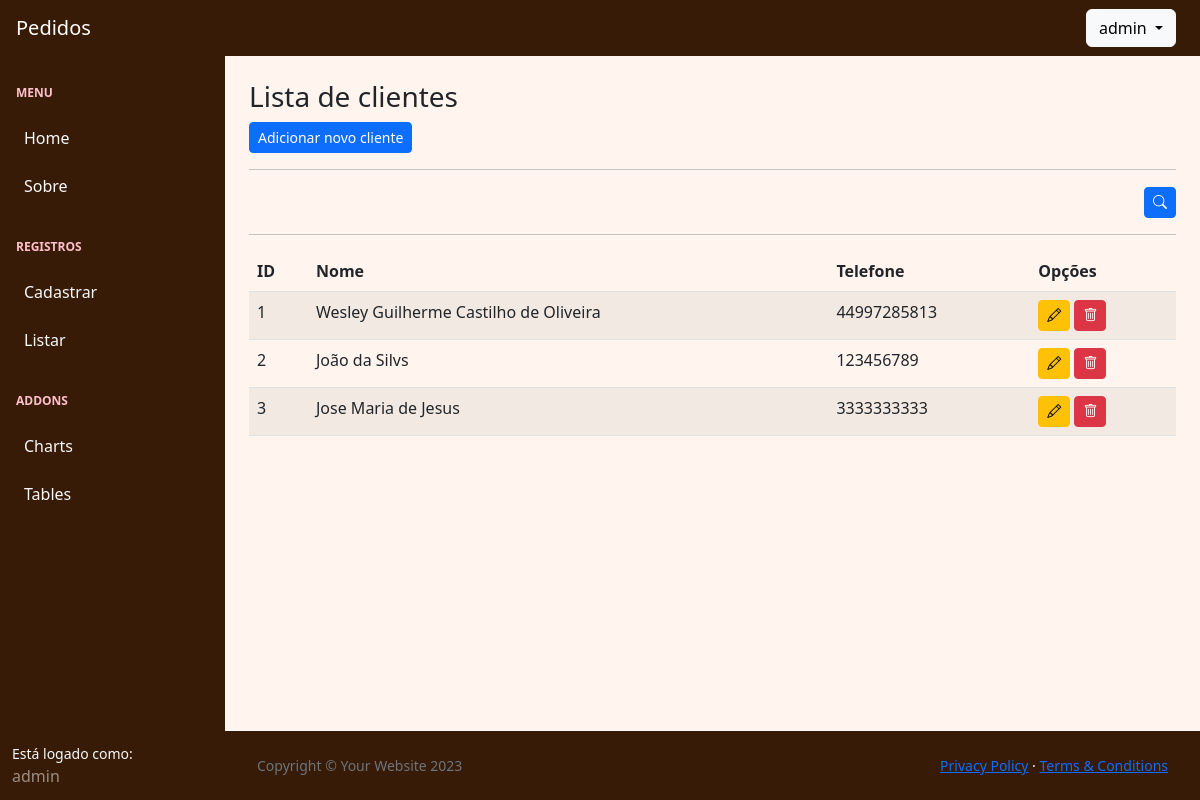
Page /listar/clientes/ (signed in) on the committed database.
### cadastros/models.py (models this page shows, shortened)
class Cliente(models.Model):
    nome = models.CharField(max_length=100, verbose_name='Nome')
    telefone = models.CharField(max_length=20, verbose_name='Telefone')
    endereco = models.CharField(max_length=200, null=True, verbose_name='Endereço', blank=True)
    data_cadastro = models.DateTimeField(auto_now_add=True, verbose_name='Data de Cadastro')

### cadastros/views.py (the view)
# urls.py: path('listar/clientes/', ClienteList.as_view(), name='listar-cliente'),
class ClienteList(LoginRequiredMixin, FilterView):
    login_url = reverse_lazy('login')
    model = Cliente
    template_name = 'cadastros/listas/cliente.html'
    context_object_name = 'clientes'
    filterset_class = ClienteFilter

### cadastros/templates/cadastros/listas/cliente.html (shortened to what this page needs)
{% extends "paginas/modelo.html" %}
{% load static %}
{% block conteudo %}
<h3>Lista de clientes</h3>
<a href="{% url 'cadastrar-cliente' %}" class="btn btn-primary btn-sm">Adicionar novo cliente</a>
<hr>
{% include 'cadastros/listas/filter_form.html' %}
<hr>
<div class="table-responsive">
    <table class="table table-striped" id="tabela-listar">
        <thead>
            <tr>
                <th>ID</th>
                <th>Nome</th>
                <th>Telefone</th>
                <th>Opções</th>
            </tr>
        </thead>
        <tbody>
            {% for object in object_list %}
            <tr>
                <td>{{ object.id }}</td>
                <td>{{ object.nome }}</td>
                <td>{{ object.telefone }}</td>
                <td>
                    <a href="{% url 'atualizar-cliente' object.id %}" class="btn btn-warning btn-sm"><i
                            class="bi bi-pencil"></i></a>
                    <a href="{% url 'excluir-cliente' object.id %}" class="btn btn-danger btn-sm"><i
                            class="bi bi-trash"></i>
                </td>
            </tr>
            {% empty %}
            <tr>
                <td colspan="3">Nenhum registro encontrado</td>
            </tr>
            {% endfor %}
        </tbody>
    </table>
</div>
{% endblock %}

### paginas/templates/paginas/modelo.html (shortened to what this page needs)
{% load static %}
<!DOCTYPE html>
<html lang="pt-br">
    <head>
        <link href="https://cdn.jsdelivr.net/npm/simple-datatables@7.1.2/dist/style.min.css" rel="stylesheet" />
        <link href="{% static 'css/styles.css' %}" rel="stylesheet" />
        <link href="https://cdn.datatables.net/v/bs4/dt-2.1.8/datatables.min.css" rel="stylesheet">
        <link rel="stylesheet" href="https://cdn.jsdelivr.net/npm/bootstrap-icons@1.11.3/font/bootstrap-icons.min.css">
    </head>
    <body class="sb-nav-fixed">
        {% block menu_superior %}
        <nav class="sb-topnav navbar navbar-expand navbar-dark border-light border-1" style="background-color: #371b07;">
            <a class="navbar-brand ps-3 justify-content-center" href="{% url 'inicio' %}">Pedidos</a>
            <button class="btn btn-link btn-sm order-1 order-lg-0 me-4 me-lg-0" id="sidebarToggle" href="#!"></button>
            {% if request.user.is_authenticated %}
            <ul class="navbar-nav ms-auto me-md-0 me-3 me-lg-4">
                <li class="nav-item dropdown">
                    <a class="btn btn-light dropdown-toggle" id="navbarDropdown" href="#" role="button" data-bs-toggle="dropdown" aria-expanded="false">
                        {{ request.user.username }}
                    </a>
                </li>
            </ul>
            {% else %}
            <a href="{% url 'inicio' %}" class="btn btn-light ms-auto me-3">
                Entrar
            </a>
            {% endif %}
        </nav>
        {% endblock %}
        <div id="layoutSidenav">
            {% block menu_lateral %}
            <div id="layoutSidenav_nav">
                <nav class="sb-sidenav accordion sb-sidenav-dark" style="background-color: #371b07;" id="sidenavAccordion">
                    <div class="sb-sidenav-menu border-light border-1">
                        <div class="nav">
                            <div class="sb-sidenav-menu-heading" style="color: #ffc0cb;">Menu</div>
                            <a class="nav-link text-light" href="{% url 'inicio' %}">
                                Home
                            </a>
                            <a class="nav-link text-light" href="{% url 'sobre' %}">
                                Sobre
                            </a>
                            {% if request.user.is_authenticated %}
                            <div class="sb-sidenav-menu-heading" style="color: #ffc0cb;">Registros</div>
                            <a class="nav-link collapsed text-light" href="#" data-bs-toggle="collapse"
                                data-bs-target="#collapseCadastrar" aria-expanded="false" aria-controls="collapseLayouts">
                                Cadastrar
                            </a>
                            <a class="nav-link collapsed text-light" href="#" data-bs-toggle="collapse"
                                data-bs-target="#collapseListar" aria-expanded="false" aria-controls="collapseLayouts">
                                Listar
                            </a>
                            <div class="sb-sidenav-menu-heading" style="color: #ffc0cb;">Addons</div>
                            <a class="nav-link text-light" href="">
                                Charts
                            </a>
                            <a class="nav-link text-light" href="">
                                Tables
                            </a>
                            {% endif %}
                        </div>
                    </div>
                    <div class="sb-sidenav-footer border-light border-1" style="background-color: #371b07;">
                        <div class="small text-light">Está logado como:</div>
                        {{request.user.username }}
                    </div>
                </nav>
            </div>
            {% endblock %}
            <div id="layoutSidenav_content" style="background-color: #FFF5EE;">
                <main>
                    <div class="container-fluid px-4">
                        <br>
                        {% block conteudo %}{% endblock %}
                    </div>
                </main>
                {% block rodape %}
                <footer class="py-4 p-2 text-white mt-auto border-top border-light" style="background-color: #371b07;">
                    <div class="container-fluid px-4">
                        <div class="d-flex align-items-center justify-content-between small">
                            <div class="text-muted">Copyright &copy; Your Website 2023</div>
                            <div>
                                <a href="#">Privacy Policy</a>
                                &middot;
                                <a href="#">Terms &amp; Conditions</a>
                            </div>
                        </div>
                    </div>
                </footer>
                {% endblock %}
            </div>
        </div>
    </body>
</html>

### rows in the picture
Cliente: id "1", nome "Wesley Guilherme Castilho de Oliveira", telefone "44997285813"
Cliente: id "2", nome "João da Silvs", telefone "123456789"
Cliente: id "3", nome "Jose Maria de Jesus", telefone "3333333333"

### other values in the picture
{{ request.user.username }} "admin"
